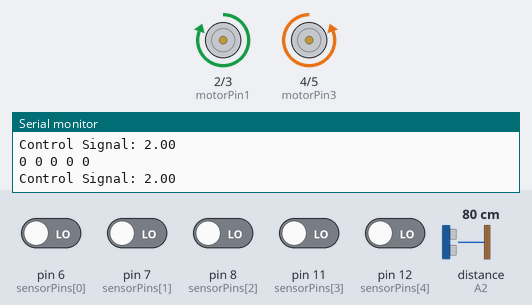
Bench run of a sketch on a simulated Arduino Uno, built with avr-gcc and run on an emulated ATmega328P. Parts: motor-driver pin pairs drawn as motors (green arrow = first pin HIGH = forward, orange = second pin HIGH = backward, longer = more drive, scaled by the enable pin), the last lines printed to the serial monitor. Wiring (inferred from the names in the program): ultrasonic range finder: trigger A1; echo A2. Inputs (shaded band) come from the test bench; at power-on: pin 6 (sensorPins[0]), pin 7 (sensorPins[1]), pin 8 (sensorPins[2]), pin 11 (sensorPins[3]), pin 12 (sensorPins[4]) LOW, distance to the obstacle (sensor on A2) 80 cm. The echo pulse lasts 58.3 µs per cm.

Above: at 1.2 s.
1.3 s: distance to the obstacle (sensor on A2) set to 18 cm
4.3 s: distance to the obstacle (sensor on A2) set to 13 cm
At 5.5 s:
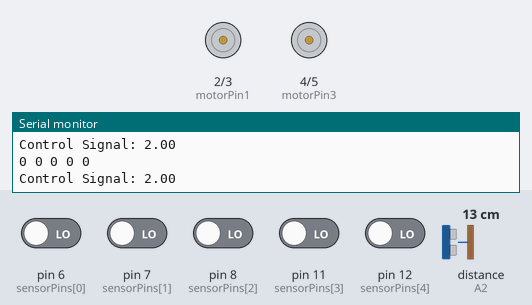
5.8 s: distance to the obstacle (sensor on A2) set to 35 cm
At 6.3 s:
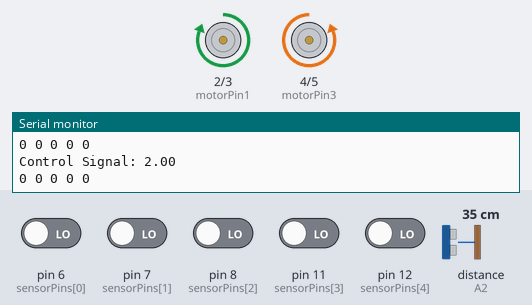
8.8 s: distance to the obstacle (sensor on A2) set to 2 cm
At 9.9 s:
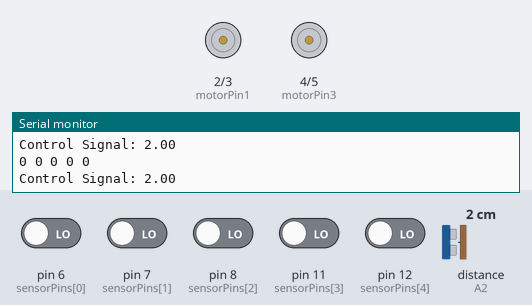
11.8 s: pin 11 (sensorPins[3]) driven HIGH and pin 12 (sensorPins[4]) driven HIGH
14.8 s: distance to the obstacle (sensor on A2) set to 60 cm
At 16.2 s:
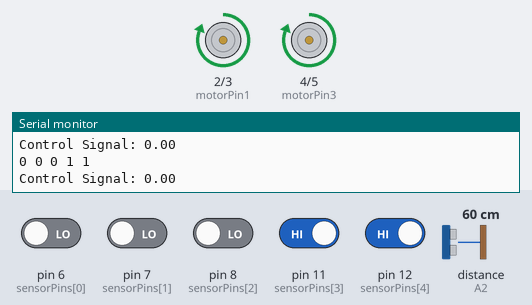
Timing chart, 0 to 17.3 s (numbered marks = the images above; inputs shaded):
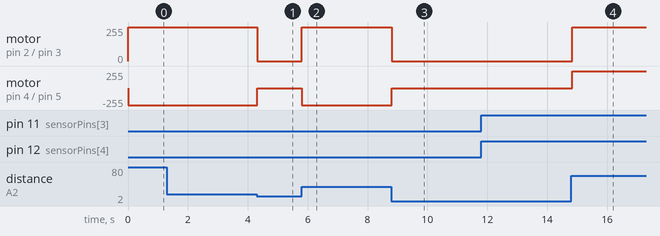

Measured:
- the behaviour switches between 16 and 15 cm on distance to the obstacle (sensor on A2) (found by bisection; images 0 and 1)
- after the input at 4.3 s, motor on pin 2 (motorPin1) / pin 3 (motorPin2): forward 255/255 → stopped at once; motor on pin 4 (motorPin3) / pin 5 (motorPin4): backward 255/255 → stopped at once
- after the input at 5.8 s, motor on pin 2 (motorPin1) / pin 3 (motorPin2): stopped → forward 255/255 at once; motor on pin 4 (motorPin3) / pin 5 (motorPin4): stopped → backward 255/255 at once
- after the input at 8.8 s, motor on pin 2 (motorPin1) / pin 3 (motorPin2): forward 255/255 → stopped at once; motor on pin 4 (motorPin3) / pin 5 (motorPin4): backward 255/255 → stopped at once
- after the input at 14.8 s, motor on pin 2 (motorPin1) / pin 3 (motorPin2), motor on pin 4 (motorPin3) / pin 5 (motorPin4): stopped → forward 255/255 at once

The sketch:

linefollower.ino
```cpp
const int sensorPins[] = {6, 7, 8, 11, 12};
const int motorPin1 = 2;
const int motorPin2 = 3;
const int motorPin3 = 4;
const int motorPin4 = 5;
const int enableA = 9;
const int enableB = 10;
const int trigPin = A1;
const int echoPin = A2;
float Kp = 1.0;
float Ki = 0.0;
float Kd = 0.5;
int sensorValues[5];
float lastError = 0.0;
float integral = 0.0;
void setup() {
  for (int i = 0; i < 5; i++) {
    pinMode(sensorPins[i], INPUT);
  }
  pinMode(motorPin1, OUTPUT);
  pinMode(motorPin2, OUTPUT);
  pinMode(motorPin3, OUTPUT);
  pinMode(motorPin4, OUTPUT);
  pinMode(enableA, OUTPUT);
  pinMode(enableB, OUTPUT);
  analogWrite(enableA, 255);
  analogWrite(enableB, 255);
  pinMode(trigPin, OUTPUT);
  pinMode(echoPin, INPUT);
  Serial.begin(9600);
}
void loop() {
  for (int i = 0; i < 5; i++) {
    sensorValues[i] = digitalRead(sensorPins[i]);
  }
  float error = 0.0;
  if (sensorValues[0] == LOW) error = -2;
  if (sensorValues[1] == LOW) error = -1;
  if (sensorValues[2] == LOW) error = 0;
  if (sensorValues[3] == LOW) error = 1;
  if (sensorValues[4] == LOW) error = 2;
  integral += error;
  float derivative = error - lastError;
  float controlSignal = Kp * error + Ki * integral + Kd * derivative;
  lastError = error;
  if (isObstacleDetected()) {
    stopMotors();
  } else {
    if (controlSignal > 0) {
      turnRight();
    } else if (controlSignal < 0) {
      turnLeft();
    } else {
      moveForward();
    }
  }
  for (int i = 0; i < 5; i++) {
    Serial.print(sensorValues[i]);
    Serial.print(" ");
  }
  Serial.println();
  Serial.print("Control Signal: ");
  Serial.println(controlSignal);
}
bool isObstacleDetected() {
  digitalWrite(trigPin, LOW);
  delayMicroseconds(2);
  digitalWrite(trigPin, HIGH);
  delayMicroseconds(10);
  digitalWrite(trigPin, LOW);
  long duration = pulseIn(echoPin, HIGH);
  float distance = duration * 0.034 / 2;
  return distance < 15;
}
void moveForward() {
  digitalWrite(motorPin1, HIGH);
  digitalWrite(motorPin2, LOW);
  digitalWrite(motorPin3, HIGH);
  digitalWrite(motorPin4, LOW);
}
void turnLeft() {
  digitalWrite(motorPin1, LOW);
  digitalWrite(motorPin2, HIGH);
  digitalWrite(motorPin3, HIGH);
  digitalWrite(motorPin4, LOW);
}
void turnRight() {
  digitalWrite(motorPin1, HIGH);
  digitalWrite(motorPin2, LOW);
  digitalWrite(motorPin3, LOW);
  digitalWrite(motorPin4, HIGH);
}
void stopMotors() {
  digitalWrite(motorPin1, LOW);
  digitalWrite(motorPin2, LOW);
  digitalWrite(motorPin3, LOW);
  digitalWrite(motorPin4, LOW);
}
```
